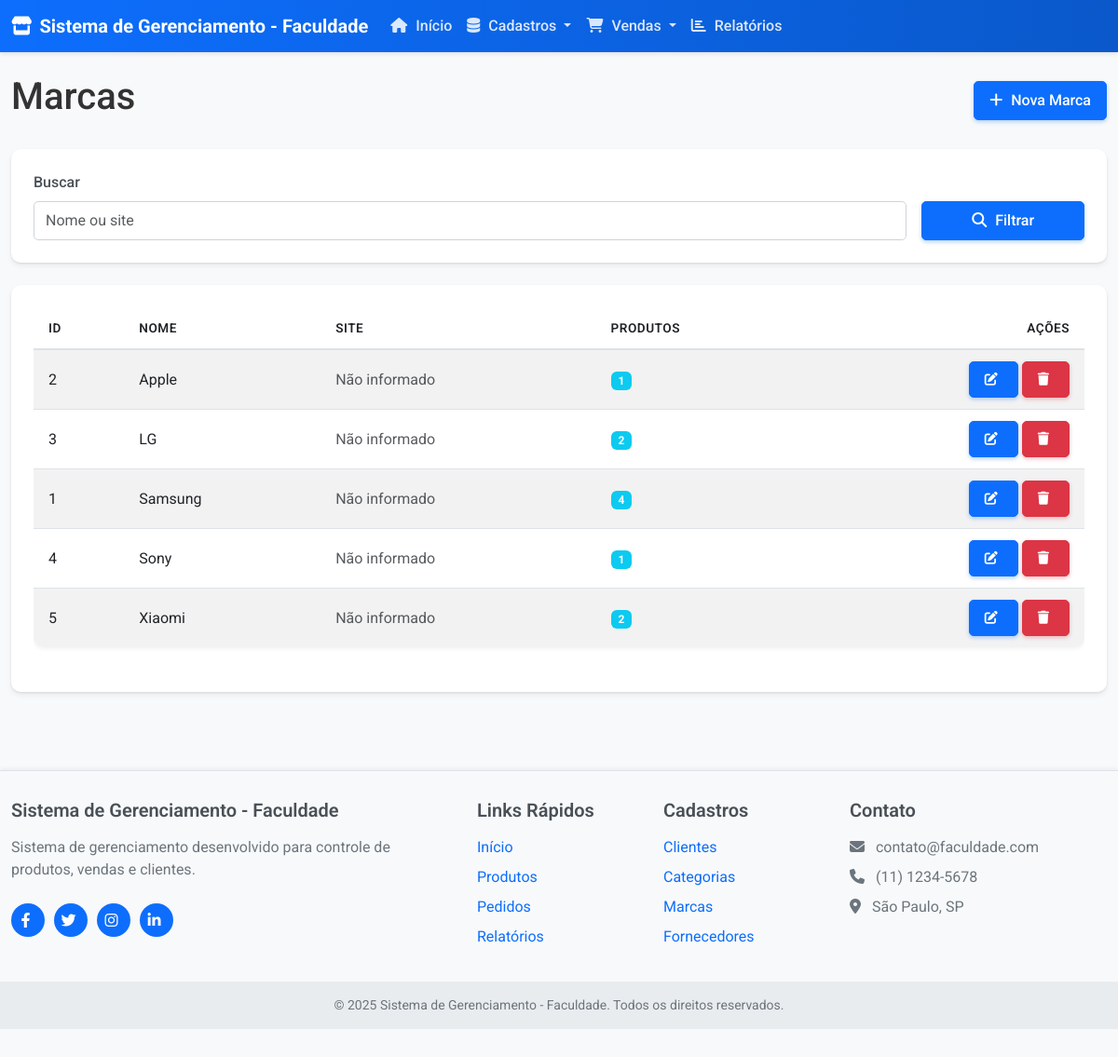
The page /pages/marcas.php on the database its author committed.
### tables this page shows
CREATE TABLE IF NOT EXISTS marca (
    IDMARCA INT AUTO_INCREMENT PRIMARY KEY,
    NOME VARCHAR(100) NOT NULL,
    DESCRICAO TEXT,
    DATACADASTRO TIMESTAMP DEFAULT CURRENT_TIMESTAMP
);

### includes/database.php (called while the page is built, shortened)
<?php
class Database {
    private $host = DB_HOST;
    private $user = DB_USER;
    private $pass = DB_PASS;
    private $dbname = DB_NAME;
    private $conn;
    private $stmt;
    public function __construct() {
        $dsn = 'mysql:host=' . $this->host . ';dbname=' . $this->dbname;
        $options = array(
            PDO::ATTR_PERSISTENT => true,
            PDO::ATTR_ERRMODE => PDO::ERRMODE_EXCEPTION,
            PDO::ATTR_DEFAULT_FETCH_MODE => PDO::FETCH_ASSOC,
            PDO::MYSQL_ATTR_INIT_COMMAND => 'SET NAMES utf8'
        );
        try {
            $this->conn = new PDO($dsn, $this->user, $this->pass, $options);
        } catch(PDOException $e) {
            $this->error = $e->getMessage();
            echo 'Erro de conexão: ' . $this->error;
        }
    }
    public function query($sql, $params = []) {
        $this->stmt = $this->conn->prepare($sql);
        if (!empty($params)) {
            $i = 1;
            foreach ($params as $param) {
                $this->stmt->bindValue($i++, $param);
            }
        }
        $this->execute();
        return $this->stmt;
    }
    public function execute() {
        return $this->stmt->execute();
    }
}
?>

### pages/marcas.php (the view, shortened to what this page needs)
<?php
require_once '../includes/database.php';
$db = new Database();
$page = isset($_GET['page']) ? (int)$_GET['page'] : 1;
$itemsPerPage = 10;
$offset = ($page - 1) * $itemsPerPage;
$search = isset($_GET['search']) ? cleanInput($_GET['search']) : '';
$sql = "SELECT * FROM marca WHERE 1=1";
$params = [];
$sql .= " ORDER BY NOME ASC LIMIT $offset, $itemsPerPage";
$marcas = $db->query($sql, $params)->fetchAll();
include '../includes/header.php';
?>
<div class="d-flex justify-content-between align-items-center mb-4">
    <h1>Marcas</h1>
    <button type="button" class="btn btn-primary" data-bs-toggle="modal" data-bs-target="#marcaModal">
        <i class="fas fa-plus"></i> Nova Marca
    </button>
</div>
<div class="card mb-4">
    <div class="card-body">
        <form method="GET" action="marcas.php" class="row g-3">
            <div class="col-md-10">
                <label for="search" class="form-label">Buscar</label>
                <input type="text" class="form-control" id="search" name="search" value="<?php echo $search; ?>" placeholder="Nome ou site">
            </div>
            <div class="col-md-2 d-flex align-items-end">
                <button type="submit" class="btn btn-primary w-100">
                    <i class="fas fa-search"></i> Filtrar
                </button>
            </div>
        </form>
    </div>
</div>
<div class="card">
    <div class="card-body">
        <?php if (count($marcas) > 0): ?>
            <div class="table-responsive">
                <table class="table table-hover table-striped">
                    <thead>
                        <tr>
                            <th>ID</th>
                            <th>Nome</th>
                            <th>Site</th>
                            <th>Produtos</th>
                            <th class="text-end">Ações</th>
                        </tr>
                    </thead>
                    <tbody>
                        <?php foreach ($marcas as $marca):
                            $produtosCount = $db->query(
                                "SELECT COUNT(*) as total FROM produto WHERE IDMARCA = ?",
                                [$marca['IDMARCA']]
                            )->fetch()['total'];
                        ?>
                            <tr>
                                <td><?php echo $marca['IDMARCA']; ?></td>
                                <td><?php echo $marca['NOME']; ?></td>
                                <td>
                                    <?php if (!empty($marca['SITE'])): ?>
                                        <a href="<?php echo (!strstr($marca['SITE'], 'http')) ? 'http://' . $marca['SITE'] : $marca['SITE']; ?>" target="_blank">
                                            <?php echo $marca['SITE']; ?>
                                            <i class="fas fa-external-link-alt small"></i>
                                        </a>
                                    <?php else: ?>
                                        <span class="text-muted">Não informado</span>
                                    <?php endif; ?>
                                </td>
                                <td>
                                    <span class="badge bg-info"><?php echo $produtosCount; ?></span>
                                </td>
                                <td class="text-end">
                                    <a href="marcas.php?edit=<?php echo $marca['IDMARCA']; ?>" class="btn btn-sm btn-primary" data-bs-toggle="tooltip" title="Editar">
                                        <i class="fas fa-edit"></i>
                                    </a>
                                    <a href="marcas.php?delete=<?php echo $marca['IDMARCA']; ?>" class="btn btn-sm btn-danger btn-delete" data-bs-toggle="tooltip" title="Excluir">
                                        <i class="fas fa-trash"></i>
                                    </a>
                                </td>
                            </tr>
                        <?php endforeach; ?>
                    </tbody>
                </table>
            </div>
        <?php else: ?>
            <div class="alert alert-info">
                <i class="fas fa-info-circle"></i> Nenhuma marca encontrada.
            </div>
        <?php endif; ?>
    </div>
</div>
<?php
include '../includes/footer.php';
?>

### assets/css/style.css (style rules this page uses)
body { font-family: 'Roboto', sans-serif; background-color: #f8f9fa; color: #333; min-height: 100vh; display: flex; flex-direction: column; }
.card { border-radius: 10px; box-shadow: 0 4px 6px rgba(0, 0, 0, 0.05), 0 1px 3px rgba(0, 0, 0, 0.1); transition: transform 0.3s, box-shadow 0.3s; margin-bottom: 20px; border: none; overflow: hidden; }
.card-body { padding: 1.5rem; }
.btn { border-radius: 5px; padding: 0.5rem 1rem; transition: all 0.3s ease; position: relative; overflow: hidden; font-weight: 500; }
.btn::after { content: ''; position: absolute; top: 50%; left: 50%; width: 0; height: 0; background-color: rgba(255, 255, 255, 0.2); border-radius: 50%; transform: translate(-50%, -50%); transition: width 0.5s, height 0.5s; z-index: 1; pointer-events: none; }
.btn i { margin-right: 5px; }
.btn-primary { background-color: #0d6efd; border-color: #0d6efd; box-shadow: 0 2px 4px rgba(13, 110, 253, 0.3); }
.btn-danger { background-color: #dc3545; border-color: #dc3545; box-shadow: 0 2px 4px rgba(220, 53, 69, 0.3); }
.table { background-color: #fff; border-radius: 10px; overflow: hidden; box-shadow: 0 2px 4px rgba(0, 0, 0, 0.05); margin-bottom: 1.5rem; }
.table-responsive { border-radius: 10px; overflow: hidden; }
.table thead { background-color: #f1f4f9; }
.table th { font-weight: 600; border-bottom: 2px solid #dee2e6; text-transform: uppercase; font-size: 0.85rem; letter-spacing: 0.5px; padding: 0.75rem 1rem; vertical-align: middle; }
.table tbody td { padding: 0.75rem 1rem; vertical-align: middle; }
.table tbody tr:last-child td { border-bottom: none; }
.form-control, .form-select { border-radius: 5px; padding: 0.5rem 0.75rem; border: 1px solid #ced4da; transition: all 0.3s ease; }
.form-label { font-weight: 500; margin-bottom: 0.5rem; color: #495057; }
.fa, .fas, .far, .fab { margin-right: 5px; }

### assets/css/animations.css (style rules this page uses)
.hover-lift { transition: transform 0.3s ease, box-shadow 0.3s ease; }
.fade-in-element { opacity: 0; animation: fadeInAnimation 0.8s ease forwards; }
.btn-ripple { position: relative; overflow: hidden; }

### rows shown on the page
marca: IDMARCA "2", NOME "Apple", produtosCount "1"
marca: IDMARCA "3", NOME "LG", produtosCount "2"
marca: IDMARCA "1", NOME "Samsung", produtosCount "4"
marca: IDMARCA "4", NOME "Sony", produtosCount "1"
marca: IDMARCA "5", NOME "Xiaomi", produtosCount "2"

### other values the page prints
SITE_NAME "Sistema de Gerenciamento - Faculdade"
